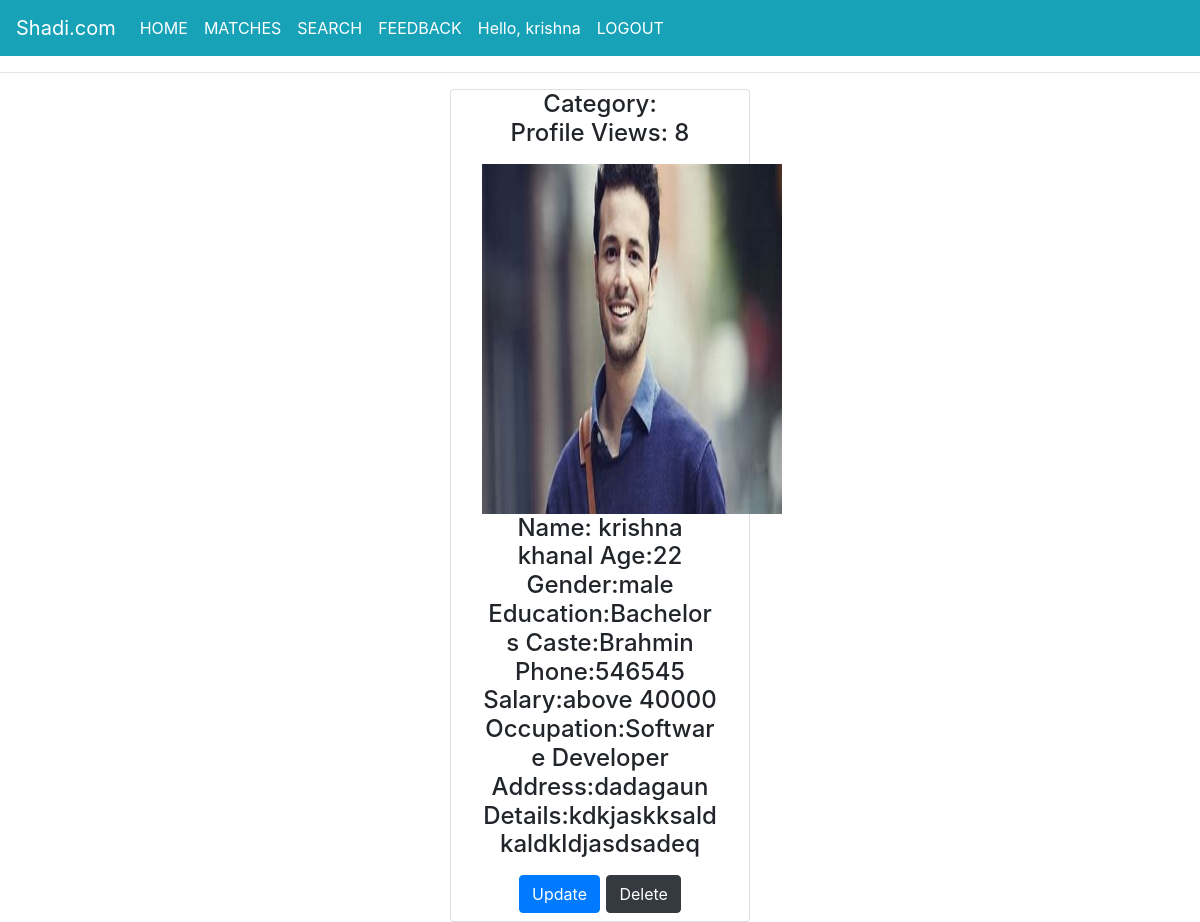
The page /myprofile/ (signed in) on the database its author committed.
### matri/models.py (models this page shows, shortened)
class Profile(models.Model):
    firstname=models.CharField(max_length=200)
    lastname=models.CharField(max_length=200)
    gender=models.CharField(max_length=200)
    username= models.OneToOneField(User, null=True, on_delete=models.CASCADE)
    age=models.IntegerField()
    image = models.ImageField(upload_to="profiles/", blank=True, null=True)
    phone=models.IntegerField(unique=True)
    details=models.TextField()
    salary=models.CharField(max_length=200,choices=SALARY)
    view_count=models.PositiveIntegerField(default=0)
    education=models.CharField(max_length=200, choices=EDUCATION)
    caste=models.CharField(max_length=200, choices=CASTE)
    occupation=models.CharField(max_length=200, choices=OCCUPATION)
    address=models.CharField(max_length=200)

### matri/views.py (the view)
# urls.py: path("myprofile/", views.MyProfile, name="myprofile"),
def MyProfile(request):
    profiles = Profile.objects.filter(username=request.user)
    return render(request, 'myprofile.html',{'profiles':profiles})

### templates/myprofile.html (shortened to what this page needs)
{% include "base.html" %}
{% block content %}
{% if profiles %}
{% for profile in profiles %}
<center>
   <div class="col-md-3 card">
 <h4>
     <p>Category:{{profile.category}} <br> Profile Views: {{profile.view_count}}</p>
      <div class="m-3">
     <img src="{{profile.image.url}}" width="300" height="350">
    Name: {{profile.firstname}} {{profile.lastname}}
    Age:{{profile.age}}
    Gender:{{profile.gender}}
     Education:{{profile.education}}
    Caste:{{profile.caste}}
    Phone:{{profile.phone}}
    Salary:{{profile.salary}}
    Occupation:{{profile.occupation}}
    Address:{{profile.address}}
        Details:{{profile.details}}
        </div>
        <a class="btn btn-primary" href="/myprofile/{{profile.id}}">Update</a>
        <a class="btn btn-dark" href="/deleteprofile/{{profile.id}}">Delete</a>
</div>
{% endfor %}
</center>
{% else %}
<br><br><br><br><br><br><br>
<center><h3>No profile found..</h3> </center> <br>
<center><a class="btn btn-primary" href="/createprofile/">Create One</a></center>
{% endif %}
{% endblock %}

### templates/base.html (shortened to what this page needs)
<!DOCTYPE html>
<html lang="en">
  <head>
    <link
      rel="stylesheet"
      href="https://stackpath.bootstrapcdn.com/bootstrap/4.5.2/css/bootstrap.min.css"
    />
  </head>
  <body>
    <nav class="navbar navbar-expand-lg navbar-dark bg-info">
      <a class="navbar-brand" href="/">Shadi.com</a>
      <div class="collapse navbar-collapse" id="navbarSupportedContent">
        <ul class="navbar-nav mr-auto">
          <li class="nav-item active">
            <a class="nav-link" href="/"
              >HOME <span class="sr-only">(current)</span></a
            >
          </li>
          <li class="nav-item active">
            <a class="nav-link" href="/showmatches/">MATCHES</a>
          </li>
          <li class="nav-item active">
            <a class="nav-link" href="/search/">SEARCH</a>
          </li>
          <li class="nav-item active">
            <a class="nav-link" href="/feedback/">FEEDBACK</a>
          </li>
          {% if user.is_authenticated %}
          <li class="nav-item active">
            <a class="nav-link"> Hello, {{user.username}}</i></a>
          </li>
            <li class="nav-item active">
              <a href="/accounts/logout" class="nav-link">LOGOUT</a>
            </li>
          {% endif %}
        </ul>
      </div>
    </nav>
    <hr />
  </body>
</html>

### rows shown on the page
Profile: view_count "8", image (picture), firstname "krishna", lastname "khanal", age "22", gender "male", education "Bachelors", caste "Brahmin", phone "546545", salary "above 40000", occupation "Software Developer", address "dadagaun", details "kdkjaskksaldkaldkldjasdsadeq"

### other values the page prints
{{ user.username }} "krishna"
